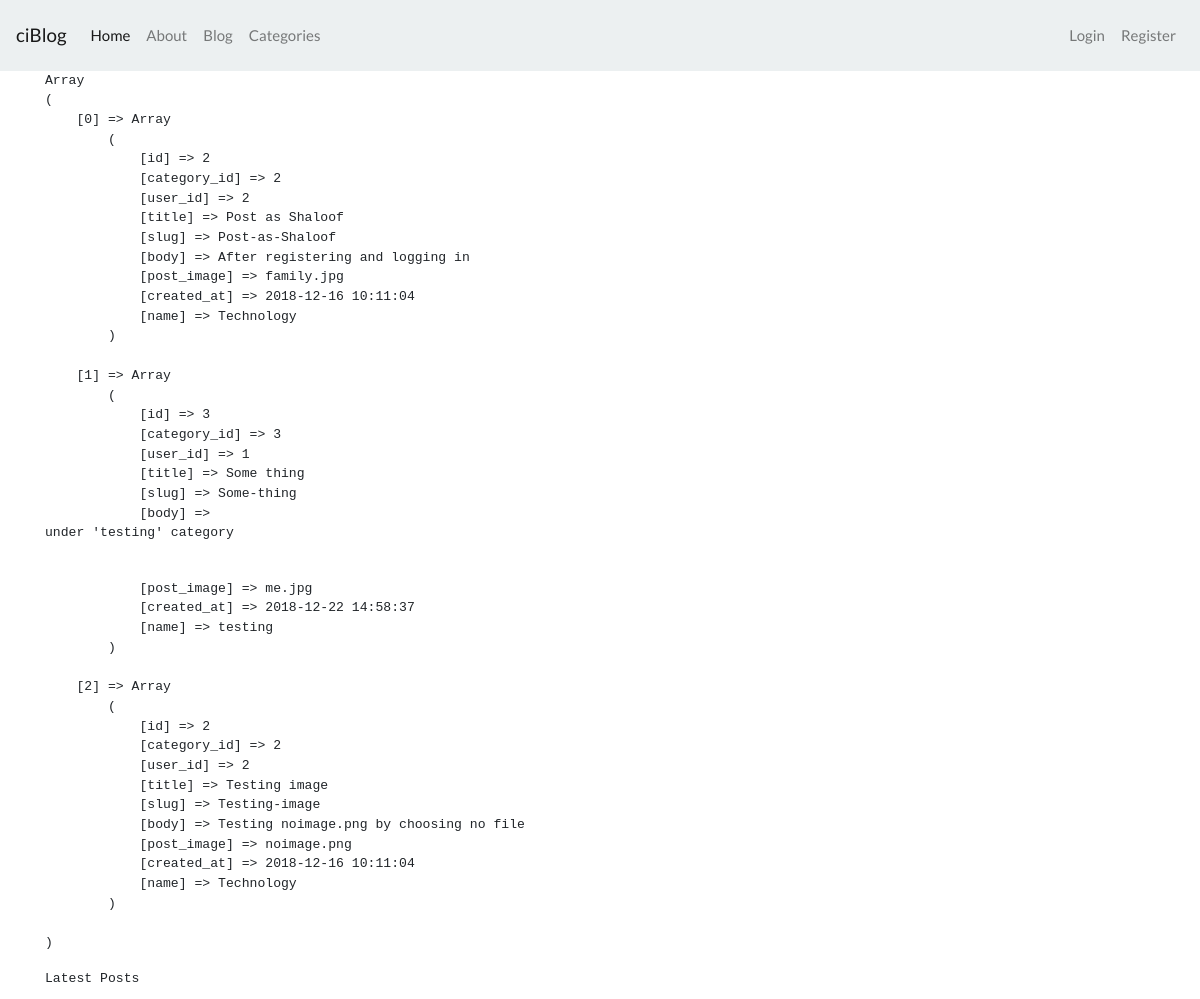
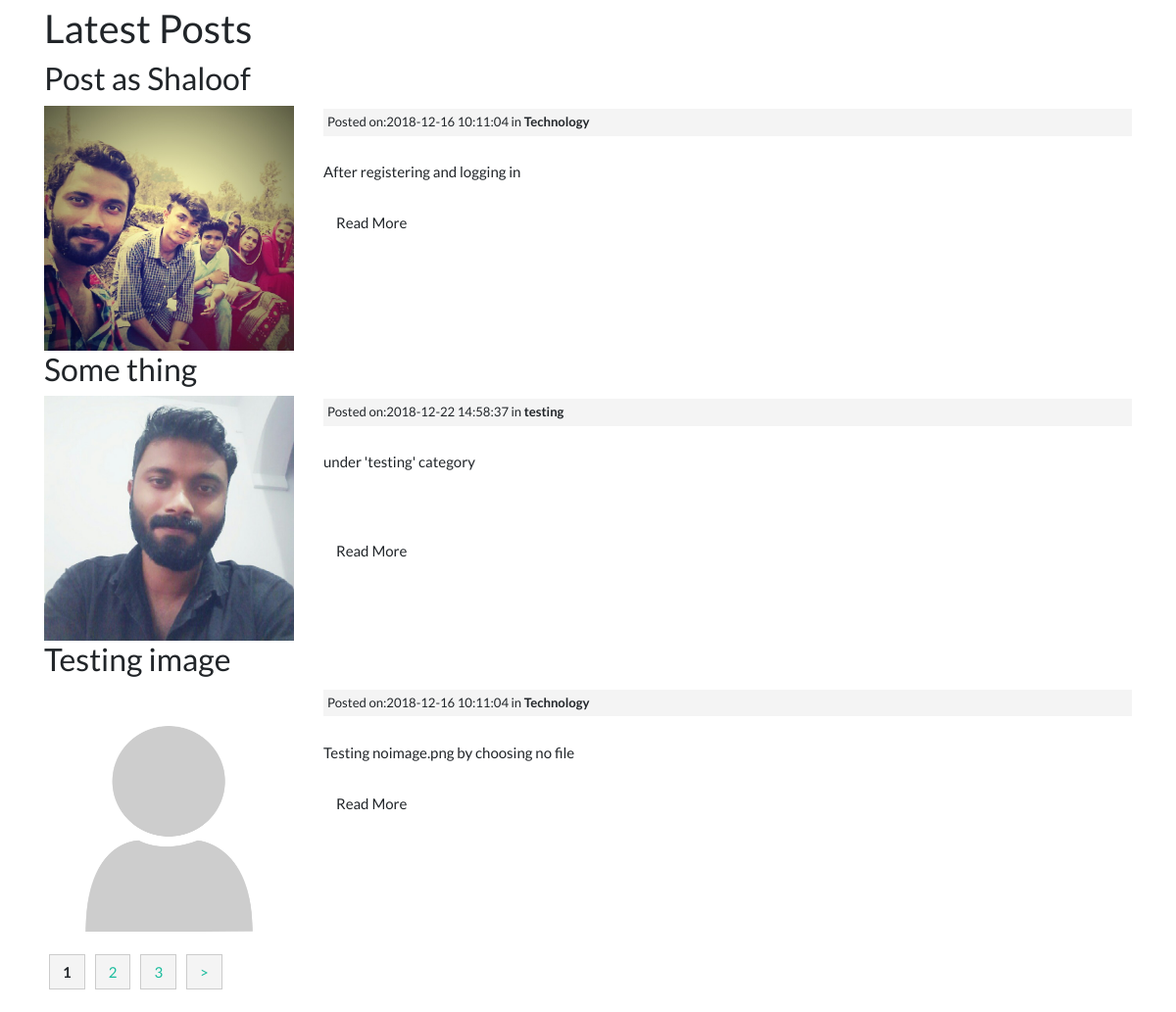
The page /posts on the database its author committed (2 pictures, top to bottom).
### tables this page shows
CREATE TABLE `posts` (
  `id` int(11) NOT NULL,
  `category_id` int(11) NOT NULL,
  `user_id` int(11) NOT NULL,
  `title` varchar(255) NOT NULL,
  `slug` varchar(255) NOT NULL,
  `body` text NOT NULL,
  `post_image` varchar(255) NOT NULL,
  `created_at` timestamp NOT NULL DEFAULT CURRENT_TIMESTAMP
);

CREATE TABLE `categories` (
  `id` int(11) NOT NULL,
  `user_id` int(11) NOT NULL,
  `name` varchar(255) NOT NULL,
  `created_at` timestamp NOT NULL DEFAULT CURRENT_TIMESTAMP
);

### application/controllers/Posts.php (called while the page is built, shortened)
<?php
 class Posts extends CI_Controller{
    public function index($offset = 0){
        $config['per_page'] = 3;
        $data['title'] = 'Latest Posts';
        $data['posts'] = $this->post_model->get_posts(FALSE, $config['per_page'], $offset);
        $this->load->view('templates/header');
        $this->load->view('posts/index', $data);
        $this->load->view('templates/footer');
    }
 }

### index.php (called while the page is built, shortened)
<?php
require_once BASEPATH.'core/CodeIgniter.php';

### application/models/Post_model.php (called while the page is built, shortened)
<?php
    class Post_model extends CI_Model{
        public function get_posts($slug = FALSE, $limit= FALSE, $offset = FALSE){
            if($limit){
                $this->db->limit($limit , $offset);
            }
            if($slug === FALSE){
                $this->db->order_by('posts.id', 'DESC');
                $this->db->join('categories', 'categories.id = posts.category_id');
                $query = $this->db->get('posts');
                return $query->result_array();
            }
            $query = $this->db->get_where('posts', array('slug' => $slug));
            return $query->row_array();
        }
    }

### application/views/posts/index.php (the view, shortened to what this page needs)
<?php
function pre_r($array){
    echo '<pre>';
    print_r($array);
    echo '</pre>';
     }
   pre_r($posts);
?>
<h2><?= $title ?></h2>
<?php foreach($posts as $post) : ?>
    <h3><?php echo $post['title']; ?></h3>
    <div class="row">
        <div class="col-md-3">
             <img class="post-thumb" src="<?php echo site_url(); ?>assets/images/posts/<?php
             echo $post['post_image']  ?>">
        </div>
        <div class="col-md-9">
            <small class="post-date">Posted on:<?php echo $post['created_at']; ?>
            in <strong><?php echo $post['name']; ?></strong></small><br>
            <?php echo word_limiter($post['body'], 60); ?>
            <br><br>
            <p><a class="btn btn-default" href="<?php echo site_url('/posts/'.$post['slug']); ?>">
               Read More</a></p>
        </div>
    </div>
<?php endforeach; ?>
<div class="pagination-links">
  <?php echo $this->pagination->create_links(); ?>
</div>

### application/views/templates/header.php (shortened to what this page needs)
<!DOCTYPE html>
<html lang="en">
<head>
    <link rel="stylesheet" href="https://bootswatch.com/4/flatly/bootstrap.min.css">
    <link rel="stylesheet" href="<?php echo base_url(); ?>assets/css/style.css">
</head>
<body>
<nav class="navbar navbar-expand-lg navbar-light bg-light">
  <a class="navbar-brand" href="<?php echo base_url(); ?>">ciBlog</a>
  <div class="collapse navbar-collapse" id="navbarSupportedContent">
    <ul class="navbar-nav mr-auto">
      <li class="nav-item active">
        <a class="nav-link" href="<?php echo base_url(); ?>">Home <span class="sr-only">(current)</span></a>
      </li>
      <li class="nav-item">
        <a class="nav-link" href="<?php echo base_url(); ?>about">About</a>
      </li>
      <li class="nav-item">
        <a class="nav-link" href="<?php echo base_url(); ?>posts">Blog</a>
      </li>
      <li class="nav-item">
        <a class="nav-link" href="<?php echo base_url(); ?>categories">Categories</a>
      </li>
    </ul>
    <ul class="navbar-nav navbar-right">
        <?php if(!$this->session->userdata('logged_in')) : ?>
              <li class="nav-item">
                <a class="nav-link" href="<?php echo base_url(); ?>users/login">Login</a>
              </li>
              <li class="nav-item">
                <a class="nav-link" href="<?php echo base_url(); ?>users/register">Register</a>
              </li>
        <?php endif; ?>
      </ul>
  </div>
</nav>
<div class="container">

### application/views/templates/footer.php (shortened to what this page needs)
       </div>
   </body>
</html>

### assets/css/style.css (style rules this page uses)
.post-date { background:#f4f4f4; padding:4px; margin:3px 0; display:block; }
.post-thumb { width:100%; height:250px; }
.pagination-links { margin:30px 0; }
.pagination-links strong { padding: 8px 13px; margin: 5px; background: #f4f4f4; border: 1px #ccc solid; }
a.pagination-link { padding: 8px 13px; margin: 5px; background: #f4f4f4; border: 1px #ccc solid; }

### rows shown on the page
posts: title "Post as Shaloof", post_image (picture), category.created_at "2018-12-16 10:11:04", category.name "Technology", body "After registering and logging in"
posts: title "Some thing", post_image (picture), category.created_at "2018-12-22 14:58:37", category.name "testing", body "under 'testing' category"
posts: title "Testing image", post_image (placeholder picture), category.created_at "2018-12-16 10:11:04", category.name "Technology", body "Testing noimage.png by choosing no file"

### other values the page prints
$title "Latest Posts"
$this->pagination->create_links() "1 2 3 >"
